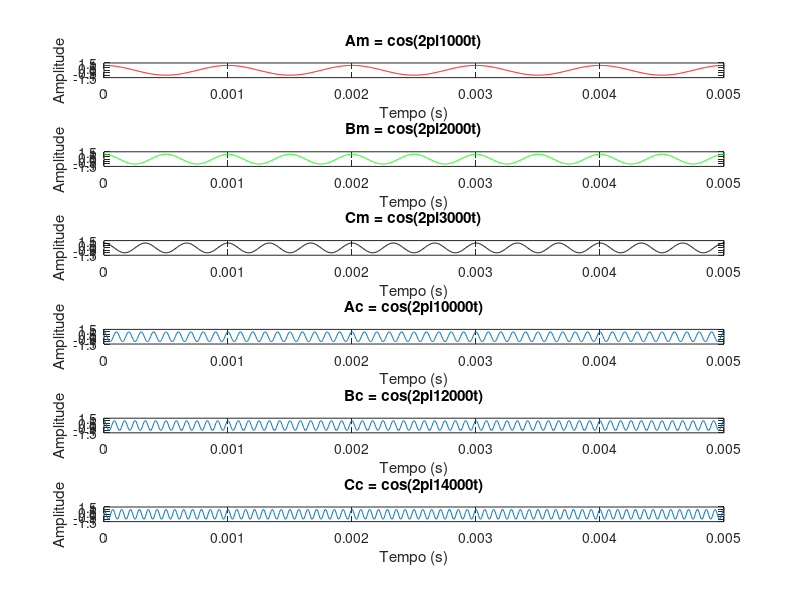
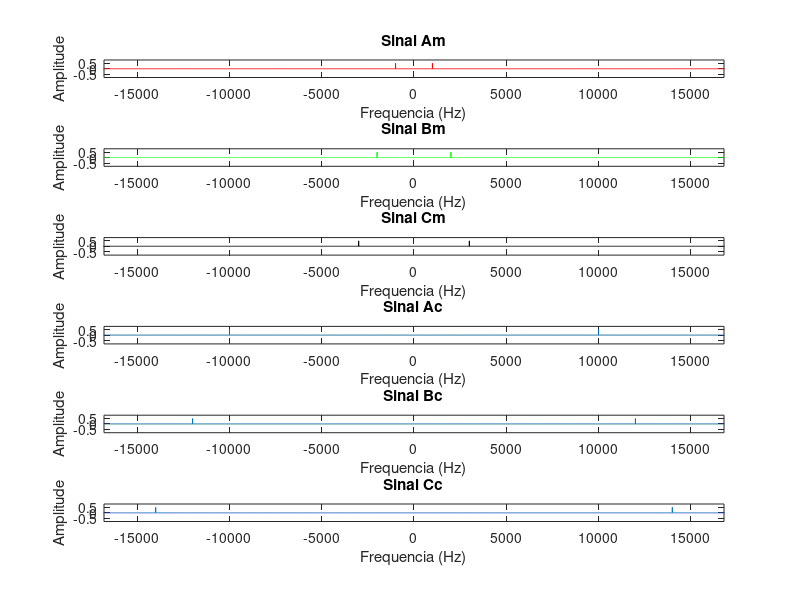
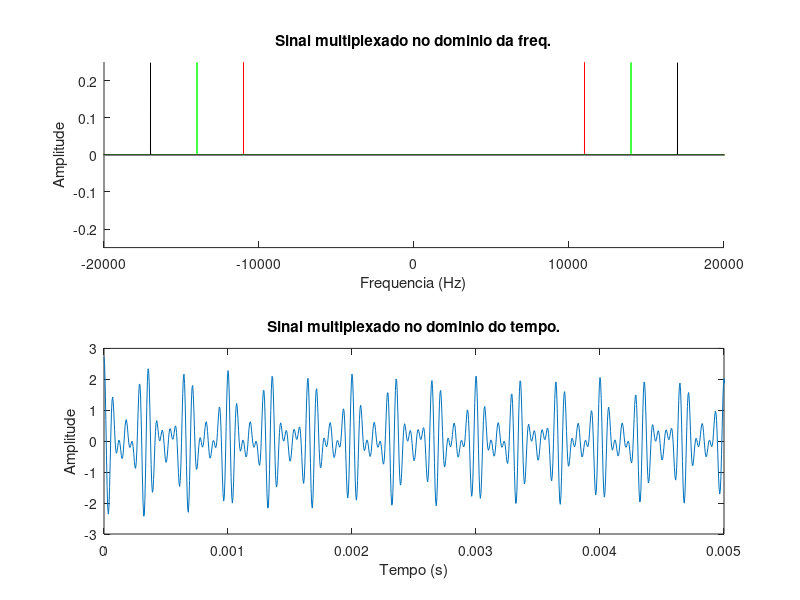
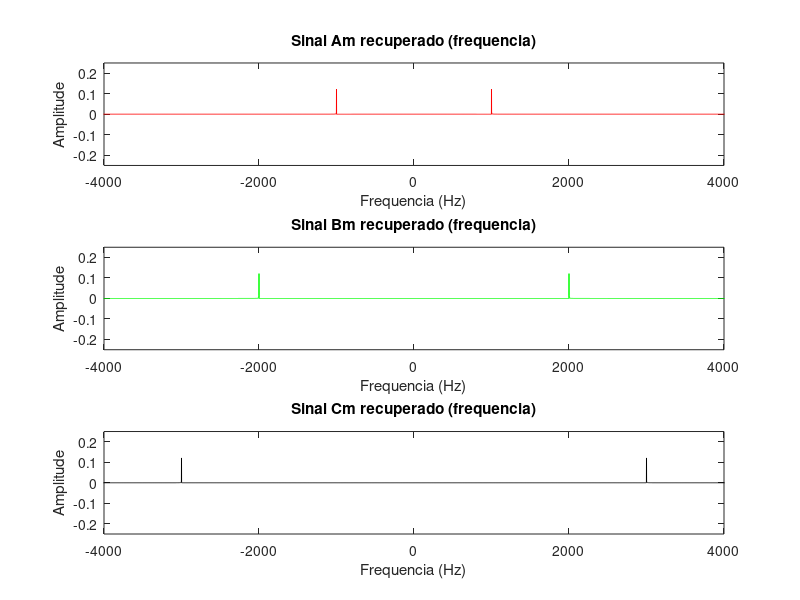

Reproduce these figures in MATLAB, in order.
clear all
close all
clc

% Frequencias dos sinais modulantes e portadoras
fm_1 = 1000;
fm_2 = 2000;
fm_3 = 3000;  
fc_1 = 10000;
fc_2 = 12000;
fc_3 = 14000;

% Fator de amostragem 
N = 200;

% Frequencia de amostragem
fs = N*fm_1;

% Numero de periodos
num_p = 1000;

% Tempo final
tempo_final = num_p*(1/fm_1);

% Periodo de amostragem
Ts = 1/fs;

% Vetor tempo
t = 0:Ts:tempo_final;

% Vetor frequencia
f_passo =  1/tempo_final;
f = -fs/2:f_passo:fs/2;    

% Sinais modulantes e portadoras
Am = cos(2*pi*fm_1.*t);
Bm = cos(2*pi*fm_2.*t);
Cm = cos(2*pi*fm_3.*t);
Ac = cos(2*pi*fc_1.*t);
Bc = cos(2*pi*fc_2.*t);
Cc = cos(2*pi*fc_3.*t);

% Transformada de Fourier normalizada dos sinais
AM = (fftshift(fft(Am)))/length(Am);
BM = (fftshift(fft(Bm)))/length(Bm);
CM = (fftshift(fft(Cm)))/length(Cm);
AC = (fftshift(fft(Ac)))/length(Ac);
BC = (fftshift(fft(Bc)))/length(Bc);
CC = (fftshift(fft(Cc)))/length(Cc);

%% Sinais modulantes e portadoras no dominio do tempo
figure(1)
subplot(6,1,1)
plot(t,Am,'r')
ylabel('Amplitude')
xlabel('Tempo (s)')
title('Am = cos(2pi1000t)')
axis([0 tempo_final/200 -1.5 1.5])  

subplot(6,1,2)
plot(t,Bm,'g')
ylabel('Amplitude')
xlabel('Tempo (s)')
title('Bm = cos(2pi2000t)')
axis([0 tempo_final/200 -1.5 1.5])  

subplot(6,1,3)
plot(t,Cm,'k')
ylabel('Amplitude')
xlabel('Tempo (s)')
title('Cm = cos(2pi3000t)')
axis([0 tempo_final/200 -1.5 1.5])  

subplot(6,1,4)
plot(t,Ac)
ylabel('Amplitude')
xlabel('Tempo (s)')
title('Ac = cos(2pi10000t)')
axis([0 tempo_final/200 -1.5 1.5])  

subplot(6,1,5)
plot(t,Bc)
ylabel('Amplitude')
xlabel('Tempo (s)')
title('Bc = cos(2pi12000t)')
axis([0 tempo_final/200 -1.5 1.5])  

subplot(6,1,6)
plot(t,Cc)
ylabel('Amplitude')
xlabel('Tempo (s)')
title('Cc = cos(2pi14000t)')
axis([0 tempo_final/200 -1.5 1.5])  

%% Sinais modulantes e portadoras no dominio da frequencia
figure(2)
subplot(6,1,1)
plot(f,abs(AM),'r')
ylabel('Amplitude')
xlabel('Frequencia (Hz)')
title('Sinal Am')
axis([-1.2*fc_3 1.2*fc_3 -0.8 0.8])   

subplot(6,1,2)
plot(f,abs(BM),'g')
ylabel('Amplitude')
xlabel('Frequencia (Hz)')
title('Sinal Bm')
axis([-1.2*fc_3 1.2*fc_3 -0.8 0.8])   

subplot(6,1,3)
plot(f,abs(CM),'k')
ylabel('Amplitude')
xlabel('Frequencia (Hz)')
title('Sinal Cm')
axis([-1.2*fc_3 1.2*fc_3 -0.8 0.8])     

subplot(6,1,4)
plot(f,abs(AC))
ylabel('Amplitude')
xlabel('Frequencia (Hz)')
title('Sinal Ac')
axis([-1.2*fc_3 1.2*fc_3 -0.8 0.8])       

subplot(6,1,5)
plot(f,abs(BC))
ylabel('Amplitude')
xlabel('Frequencia (Hz)')
title('Sinal Bc')
axis([-1.2*fc_3 1.2*fc_3 -0.8 0.8])    

subplot(6,1,6)
plot(f,abs(CC))
ylabel('Amplitude')
xlabel('Frequencia (Hz)')
title('Sinal Cc')
axis([-1.2*fc_3 1.2*fc_3 -0.8 0.8])   

%% Emissor

% Primeira etapa: Filtros PB
% Filtro Passa-Baixa 1.5kHz
fpb_1 = [zeros(1,98500) ones(1,3001) zeros(1,98500)];
% Filtro Passa-Baixa 2.5kHz
fpb_2 = [zeros(1,97500) ones(1,5001) zeros(1,97500)];
% Filtro Passa-Baixa 3.5kHz
fpb_3 = [zeros(1,96500) ones(1,7001) zeros(1,96500)];

% Filtrando os sinais modulantes
filtro1_AM = abs(AM).*fpb_1;
filtro1_BM = abs(BM).*fpb_2;
filtro1_CM = abs(CM).*fpb_3;

% Segunda etapa: Modulacao
% Modulando os sinais com suas portadoras
modulado_A_tempo = (ifft(ifftshift(filtro1_AM)).*length(filtro1_AM)).*Ac;
modulado_B_tempo = (ifft(ifftshift(filtro1_BM)).*length(filtro1_BM)).*Bc;
modulado_C_tempo = (ifft(ifftshift(filtro1_CM)).*length(filtro1_CM)).*Cc;

modulado_A_freq = (fftshift(fft(modulado_A_tempo)))/length(modulado_A_tempo);
modulado_B_freq = (fftshift(fft(modulado_B_tempo)))/length(modulado_B_tempo);
modulado_C_freq = (fftshift(fft(modulado_C_tempo)))/length(modulado_C_tempo);

% Terceira etapa: Filtros PF
% Filtro Passa-Faixa 10k - 12kHz
fpf_1 = [zeros(1,88000) ones(1,2000) zeros(1,20001) ones(1,2000) zeros(1,88000)];
% Filtro Passa-Faixa 13k - 15kHz
fpf_2 = [zeros(1,85000) ones(1,2000) zeros(1,26001) ones(1,2000) zeros(1,85000)];
% Filtro Passa-Faixa 15k - 17kHz
fpf_3 = [zeros(1,83000) ones(1,2000) zeros(1,30001) ones(1,2000) zeros(1,83000)];

% Filtrando os sinais
filtro2_AM = abs(modulado_A_freq).*fpf_1;
filtro2_BM = abs(modulado_B_freq).*fpf_2;
filtro2_CM = abs(modulado_C_freq).*fpf_3;

% Quarta etapa: Multiplexacao
% Multiplexacao dos sinais
s_mult_freq = filtro2_AM + filtro2_BM + filtro2_CM;
s_mult_tempo = ifft(ifftshift(s_mult_freq)).*length(s_mult_freq);

figure(3)
subplot(2,1,1)
hold on
plot(f,filtro2_AM,'r')
plot(f,filtro2_BM,'g')
plot(f,filtro2_CM,'k')
ylabel('Amplitude')
xlabel('Frequencia (Hz)')
title('Sinal multiplexado no dominio da freq.')
axis([-20000 20000 -0.25 0.25]) 

subplot(2,1,2)
plot(t,s_mult_tempo)
ylabel('Amplitude')
xlabel('Tempo (s)')
title('Sinal multiplexado no dominio do tempo.')
axis([0 tempo_final/200 -3 3])  

%% Receptor

% Primeira etapa: Filtros Passa-Faixa
% FPF 10k - 12kHz
filtro3_AM = s_mult_freq.*fpf_1;
% FPF 13k - 15kHz
filtro3_BM = s_mult_freq.*fpf_2;
% FPF 15k - 17kHz
filtro3_CM = s_mult_freq.*fpf_3;

% Segunda etapa: Demodulacao
demodulado_A_tempo = (ifft(ifftshift(filtro3_AM)).*length(filtro3_AM)).*Ac; 
demodulado_B_tempo = (ifft(ifftshift(filtro3_BM)).*length(filtro3_BM)).*Bc;
demodulado_C_tempo = (ifft(ifftshift(filtro3_CM)).*length(filtro3_CM)).*Cc;

demodulado_A_freq  = (fftshift(fft(demodulado_A_tempo)))/length(demodulado_A_tempo);
demodulado_B_freq  = (fftshift(fft(demodulado_B_tempo)))/length(demodulado_B_tempo);
demodulado_C_freq  = (fftshift(fft(demodulado_C_tempo)))/length(demodulado_C_tempo);

% Terceira etapa: Filtro Passa-Baixa
% FPB 1.5kHz
filtro4_AM = demodulado_A_freq.*fpb_1;
% FPB 2.5kHz
filtro4_BM = demodulado_B_freq.*fpb_2;
% FPB 3.5kHz
filtro4_CM = demodulado_C_freq.*fpb_3;

figure(4)
subplot(3,1,1)
plot(f,filtro4_AM,'r')
ylabel('Amplitude')
xlabel('Frequencia (Hz)')
title('Sinal Am recuperado (frequencia)')
axis([-4000 4000 -0.25 0.25]) 

subplot(3,1,2)
plot(f,filtro4_BM,'g')
ylabel('Amplitude')
xlabel('Frequencia (Hz)')
title('Sinal Bm recuperado (frequencia)')
axis([-4000 4000 -0.25 0.25]) 

subplot(3,1,3)
plot(f,filtro4_CM,'k')
ylabel('Amplitude')
xlabel('Frequencia (Hz)')
title('Sinal Cm recuperado (frequencia)')
axis([-4000 4000 -0.25 0.25]) 
